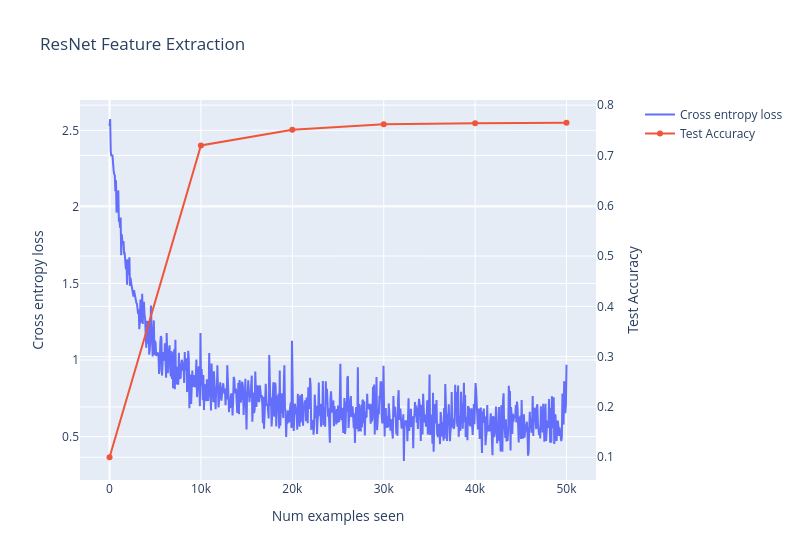

Source (notebook cell):
### Code cell
line(
    y=[
        loss_list,
        [1 / args.n_classes] + accuracy_list,
    ],  # we start by assuming a uniform accuracy of 10%
    use_secondary_yaxis=True,
    x_max=args.epochs * 10_000,
    labels={"x": "Num examples seen", "y1": "Cross entropy loss", "y2": "Test Accuracy"},
    title="ResNet Feature Extraction",
    width=800,
)

### Figure 1 — Plotly figure (JSON) as saved in the notebook; plotly's stock layout.template omitted (floating-point values rounded to 4 significant figures; data arrays with more than 128 entries replaced by an {"elided": "..."} marker saying what was removed)
{"data": [{"name": "Cross entropy loss", "type": "scatter", "x": {"elided": "785 float values"}, "xaxis": "x", "y": {"elided": "785 float values"}, "yaxis": "y"}, {"name": "Test Accuracy", "type": "scatter", "x": [0.0, 10000.0, 20000.0, 30000.0, 40000.0, 50000.0], "xaxis": "x", "y": [0.1, 0.72, 0.751, 0.762, 0.764, 0.765], "yaxis": "y2"}], "layout": {"hovermode": "x unified", "title": {"text": "ResNet Feature Extraction"}, "width": 800, "xaxis": {"anchor": "y", "domain": [0, 0.94], "title": {"text": "Num examples seen"}}, "yaxis": {"anchor": "x", "domain": [0, 1], "title": {"text": "Cross entropy loss"}}, "yaxis2": {"anchor": "x", "overlaying": "y", "side": "right", "title": {"text": "Test Accuracy"}}}}
